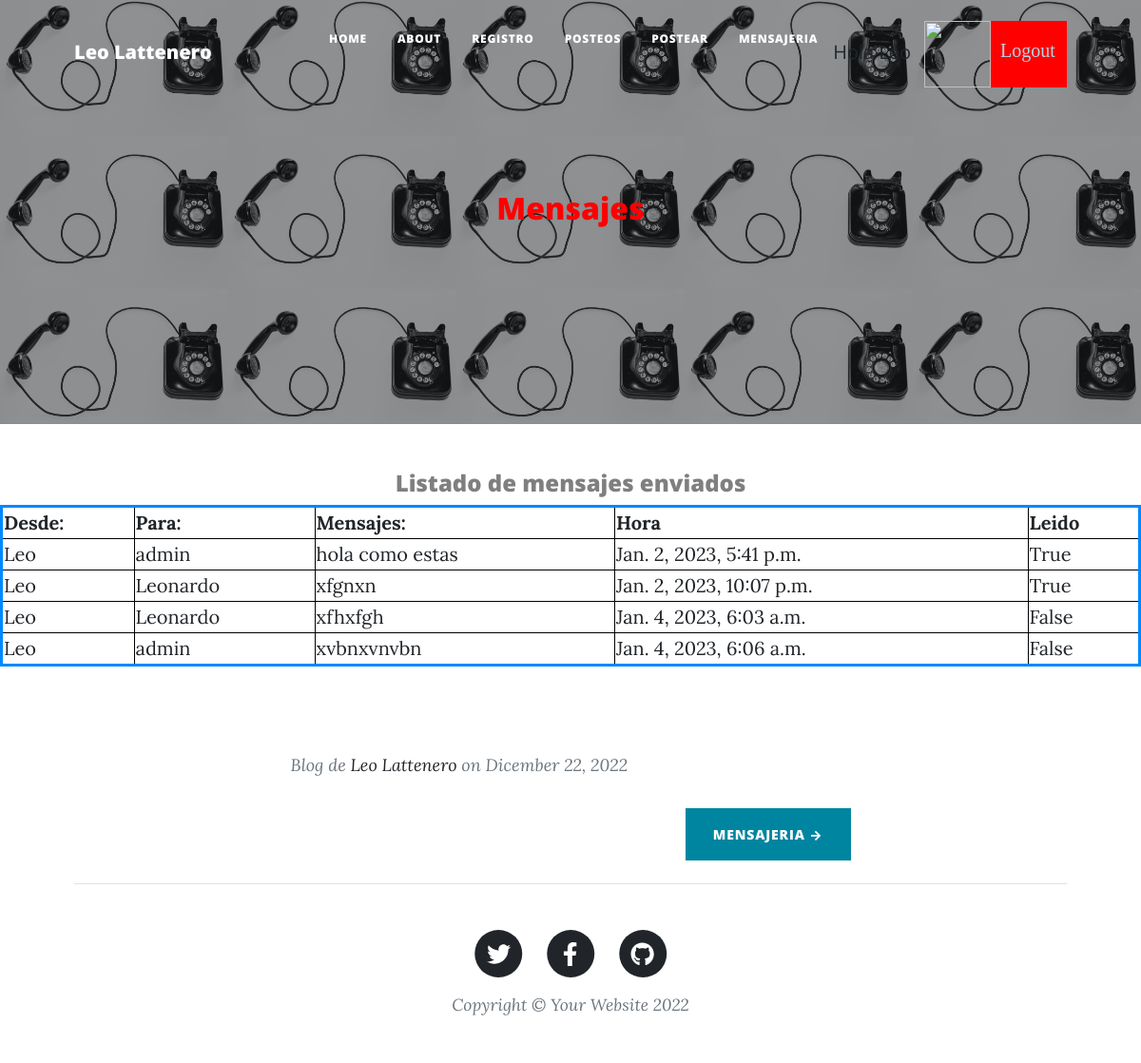
/chat/mensajeEnviado (signed in), run on the app's committed database.
### Chat/models.py (models this page shows)
class Mensaje(models.Model):
    enviar = models.ForeignKey(User, on_delete=models.CASCADE, related_name='sender')
    recibir = models.ForeignKey(User, on_delete=models.CASCADE, related_name='receiver')
    mensaje = models.TextField(max_length=5000)
    hora = models.DateTimeField(auto_now_add=True)
    leido = models.BooleanField(default=False)
    def __str__(self):
        return  str(self.leido) + " "+ self.mensaje + " "+ str(self.hora)

### Chat/views.py (the view)
# urls.py: path("mensajeEnviado", MensajeEnviado , name = "MensajeEnviado"),
def MensajeEnviado(request):
    usuario = request.user
    herram = Mensaje.objects.filter(enviar = usuario)
    print(herram)
    return render(request, "MensajeEnviado.html", {"mensajes": herram, "imagen": obtenerAvatar(request)})

### AppLogin/views.py (called while the page is built)
def obtenerAvatar(request):
    if request.user.is_authenticated:
        lista=Avatar.objects.filter(user=request.user)
        if len(lista)!=0:
            imagen=lista[0].imagen.url
        else:
            imagen="/media/avatares/avatarpordefecto.jpg"
        return imagen

### Chat/templates/MensajeEnviado.html (shortened to what this page needs)
{% extends "inicioChat.html" %}
{% load static %}
{% block titulo %}
<h2 style="color:red" >Mensajes </h2>
{% endblock %}
{% block contenido_que_cambia %}
<h4 class="text-black-50" style="text-align: center;">Listado de mensajes enviados</h4>
<table width="100%" style="border: 3px solid rgb(0, 136, 255);">
    <tr>
        <th>Desde:      </th>
        <th>Para:       </th>
        <th>Mensajes:   </th>
        <th>Hora        </th>
        <th>Leido       </th>
    </tr>
    {% for indice in mensajes %}
    <tr>
        <td>{{ indice.enviar }}</td>
        <td> {{ indice.recibir }}</td>
        <td style="text-align: left;">{{ indice.mensaje }}</td>
        <td>{{ indice.hora }}</td>
        <td>{{ indice.leido }}</td>
    </tr>
    {% endfor %}
</table>
<br>
<br>
{% endblock %}

### Chat/templates/inicioChat.html (shortened to what this page needs)
<!DOCTYPE html>
<html lang="en">
    <head>
        {% load static %}
        <link href="{% static 'css/styles.css' %}" rel="stylesheet" />
    </head>
    <body>
        <nav class="navbar navbar-expand-lg navbar-light" id="mainNav">
            <div class="container px-4 px-lg-5">
                <a class="navbar-brand" href="index.html">Leo Lattenero </a>
                <div class="collapse navbar-collapse" id="navbarResponsive">
                    <ul class="navbar-nav ms-auto py-4 py-lg-0">
                        <li class="nav-item"><a class="nav-link px-lg-3 py-3 py-lg-4" href="{% url 'inicioRut' %}">Home</a></li>
                        <li class="nav-item"><a class="nav-link px-lg-3 py-3 py-lg-4" href="{% url 'about' %}">About</a></li>
                        <li class="nav-item"><a class="nav-link px-lg-3 py-3 py-lg-4" href="{% url 'register' %}">Registro</a></li>
                        {% if user.is_authenticated %}
                        <li class="nav-item"><a class="nav-link px-lg-3 py-3 py-lg-4" href="{% url 'posteos' %}">Posteos</a></li>
                        <li class="nav-item"><a class="nav-link px-lg-3 py-3 py-lg-4" href="{% url 'posteoForm' %}">Postear</a></li>
                        <li class="nav-item"><a class="nav-link px-lg-3 py-3 py-lg-4" href="{% url 'mensajeFormulario' %}">Mensajeria</a></li>
                        <p> Hola   {{ user.username }}</p>
                        <img src="{{ imagen }}" class="img" alt="">
                        <a class="bot2" href="{% url 'logout' %}">Logout</a>
                        {% else %}
                        <a class="bot" href="{% url 'login' %}">Login</a>
                        {% endif %}
                    </ul>
                </div>
            </div>
        </nav>
        <header class="masthead" style="background-size:20% 36% ;background-repeat: repeat;  background-image: url('../static/assets/img/contact-bg.jpg')">
            <div class="container position-relative px-4 px-lg-5">
                <div class="row gx-4 gx-lg-5 justify-content-center">
                    <div class="col-md-10 col-lg-8 col-xl-7">
                        <div class="site-heading">
                            {% block titulo %}
                            {% endblock %}
                        </div>
                    </div>
                </div>
            </div>
        </header>
        {% block contenido_que_cambia %}
        {% endblock %}
        <div class="container px-4 px-lg-5">
            <div class="row gx-4 gx-lg-5 justify-content-center">
                <div class="col-md-10 col-lg-8 col-xl-7">
                    <div class="post-preview">
                        <p class="post-meta">
                            Blog de
                            <a href="{% url 'about' %}">Leo Lattenero </a>
                            on Dicember 22, 2022
                        </p>
                    <div class="d-flex justify-content-end mb-4"><a class="btn btn-primary text-uppercase" href="{% url 'mensajeFormulario' %}"> Mensajeria →</a></div>
                </div>
            </div>
        </div>
        <footer class="border-top">
            <div class="container px-4 px-lg-5">
                <div class="row gx-4 gx-lg-5 justify-content-center">
                    <div class="col-md-10 col-lg-8 col-xl-7">
                        <ul class="list-inline text-center">
                            <li class="list-inline-item">
                                <a href="https://twitter.com/LeonardoLatten1" target="_blank">
                                    <span class="fa-stack fa-lg">
                                        <i class="fas fa-circle fa-stack-2x"></i>
                                        <i class="fab fa-twitter fa-stack-1x fa-inverse"></i>
                                    </span>
                                </a>
                            </li>
                            <li class="list-inline-item">
                                <a href="https://www.facebook.com/leonardo.lattenero" target="_blank">
                                    <span class="fa-stack fa-lg">
                                        <i class="fas fa-circle fa-stack-2x"></i>
                                        <i class="fab fa-facebook-f fa-stack-1x fa-inverse" ></i>
                                    </span>
                                </a>
                            </li>
                            <li class="list-inline-item">
                                <a href="https://github.com/LeoLatt" target="_blank">
                                    <span class="fa-stack fa-lg">
                                        <i class="fas fa-circle fa-stack-2x"></i>
                                        <i class="fab fa-github fa-stack-1x fa-inverse"></i>
                                    </span>
                                </a>
                            </li>
                        </ul>
                        <div class="small text-center text-muted fst-italic">Copyright &copy; Your Website 2022</div>
                    </div>
                </div>
            </div>
        </footer>
    </body>
</html>

### Chat/templates/inicioChat.html (style rules this page uses)
.img { margin-top: 14px; margin-left: 14px; width: 70px; height: 70px; }
.bot2 { display: inline-block; margin-top: 14px; background-color: red; font-family:'Times New Roman', Times, serif; width: 80px; height: 70px; padding: 16px 10px; color:lightblue; }

### Chat/templates/MensajeEnviado.html (style rules this page uses)
th, td { border: 1px groove black; }

### data on the page
Mensaje: enviar "Leo", recibir "admin", mensaje "hola como estas", hora "Jan. 2, 2023, 5:41 p.m.", leido "True"
Mensaje: enviar "Leo", recibir "Leonardo", mensaje "xfgnxn", hora "Jan. 2, 2023, 10:07 p.m.", leido "True"
Mensaje: enviar "Leo", recibir "Leonardo", mensaje "xfhxfgh", hora "Jan. 4, 2023, 6:03 a.m.", leido "False"
Mensaje: enviar "Leo", recibir "admin", mensaje "xvbnxvnvbn", hora "Jan. 4, 2023, 6:06 a.m.", leido "False"

### other printed values
{{ user.username }} "Leo"
